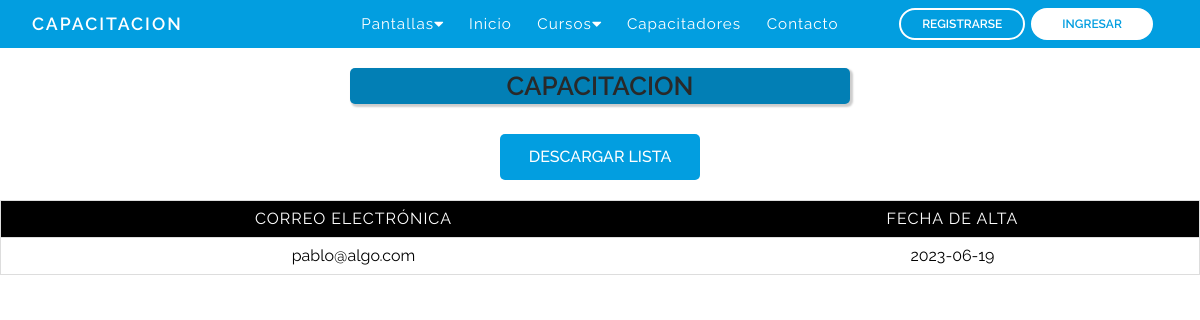
Page /newsletter.php on the earlier database version.
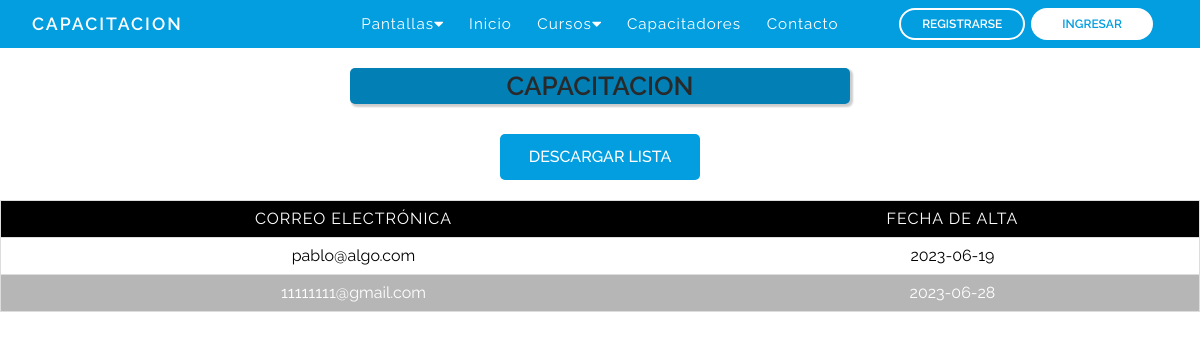
Same page on the later database version.
### tables this page shows
CREATE TABLE `newsletters` (
  `id` int(10) NOT NULL,
  `email` varchar(120) NOT NULL,
  `baja` int(1) NOT NULL,
  `fecha_alta` date NOT NULL DEFAULT current_timestamp()
);

### newsletter.php (the view, shortened to what this page needs)
<?php
require_once('bd/conexion.php');
$consulta = $pdo->prepare('SELECT * FROM newsletters');
$consulta -> execute();
?>
<!DOCTYPE html>
<html lang="es">
<head>
	<link rel="stylesheet" href="css/reset.css">
	<link rel="stylesheet" type="text/css" href="css/newsletter.css">
</head>
</body>
<body>
	<?php require_once("nav.php") ?>
		<div class="cont_title">
			<p>CAPACITACION</p>
		</div>
	<div class="contenedor">
	<a href="varios/excel.php" class="btnDescarga">DESCARGAR LISTA</a>
		<table border="1">
			<thead>
				<tr>
					<th>Correo Electrónica</th>
					<th>Fecha de alta</th>
				</tr>
			</thead>
			<tbody>
				<tr>
				<?php while ($datos = $consulta->fetch(PDO::FETCH_ASSOC)) { ?>
					<td data-label="E-mail:"><?= $datos['email'] ?></td>
					<td data-label="Fecha Alta:"><?= $datos['fecha_alta'] ?></td>
				</tr>
				<?php } ?>
			</tbody>
		</table>
	</div>
</body>
</html>

Differences in the rows shown:
added newsletters: email "11111111@gmail.com", fecha_alta "2023-06-28"
